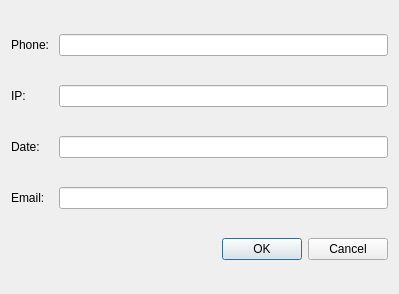
<?xml version="1.0" encoding="UTF-8"?>
<ui version="4.0">
 <class>Dialog</class>
 <widget class="QDialog" name="Dialog">
  <property name="geometry">
   <rect>
    <x>0</x>
    <y>0</y>
    <width>399</width>
    <height>294</height>
   </rect>
  </property>
  <property name="windowTitle">
   <string>QInputMask</string>
  </property>
  <layout class="QGridLayout" name="gridLayout">
   <item row="0" column="0">
    <widget class="QLabel" name="labelPhone">
     <property name="text">
      <string>Phone: </string>
     </property>
    </widget>
   </item>
   <item row="0" column="1">
    <widget class="QLineEdit" name="lineEditPhone"/>
   </item>
   <item row="1" column="0">
    <widget class="QLabel" name="labelIP">
     <property name="text">
      <string>IP:</string>
     </property>
    </widget>
   </item>
   <item row="1" column="1">
    <widget class="QLineEdit" name="lineEditIP"/>
   </item>
   <item row="2" column="0">
    <widget class="QLabel" name="labelDate">
     <property name="text">
      <string>Date:</string>
     </property>
    </widget>
   </item>
   <item row="2" column="1">
    <widget class="QLineEdit" name="lineEditDate"/>
   </item>
   <item row="3" column="0">
    <widget class="QLabel" name="labelEmail">
     <property name="text">
      <string>Email:</string>
     </property>
    </widget>
   </item>
   <item row="3" column="1">
    <widget class="QLineEdit" name="lineEditEmail"/>
   </item>
   <item row="4" column="1">
    <widget class="QDialogButtonBox" name="buttonBox">
     <property name="standardButtons">
      <set>QDialogButtonBox::StandardButton::Cancel|QDialogButtonBox::StandardButton::Ok</set>
     </property>
    </widget>
   </item>
  </layout>
 </widget>
 <resources/>
 <connections/>
</ui>
